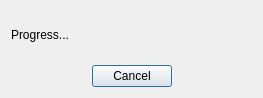
<?xml version="1.0" encoding="UTF-8"?>
<ui version="4.0">
 <class>Dialog</class>
 <widget class="QDialog" name="Dialog">
  <property name="windowModality">
   <enum>Qt::ApplicationModal</enum>
  </property>
  <property name="geometry">
   <rect>
    <x>0</x>
    <y>0</y>
    <width>263</width>
    <height>98</height>
   </rect>
  </property>
  <property name="windowTitle">
   <string>Progress...</string>
  </property>
  <property name="modal">
   <bool>true</bool>
  </property>
  <layout class="QGridLayout" name="gridLayout">
   <item row="0" column="0">
    <layout class="QVBoxLayout" name="verticalLayout">
     <item>
      <widget class="QLabel" name="label">
       <property name="text">
        <string>Progress...</string>
       </property>
      </widget>
     </item>
     <item>
      <layout class="QHBoxLayout" name="horizontalLayout">
       <item>
        <spacer name="horizontalSpacer">
         <property name="orientation">
          <enum>Qt::Horizontal</enum>
         </property>
         <property name="sizeHint" stdset="0">
          <size>
           <width>40</width>
           <height>20</height>
          </size>
         </property>
        </spacer>
       </item>
       <item>
        <widget class="QPushButton" name="pb_cancel">
         <property name="text">
          <string>Cancel</string>
         </property>
        </widget>
       </item>
       <item>
        <spacer name="horizontalSpacer_2">
         <property name="orientation">
          <enum>Qt::Horizontal</enum>
         </property>
         <property name="sizeHint" stdset="0">
          <size>
           <width>40</width>
           <height>20</height>
          </size>
         </property>
        </spacer>
       </item>
      </layout>
     </item>
    </layout>
   </item>
  </layout>
 </widget>
 <resources/>
 <connections>
  <connection>
   <sender>pb_cancel</sender>
   <signal>clicked()</signal>
   <receiver>Dialog</receiver>
   <slot>reject()</slot>
   <hints>
    <hint type="sourcelabel">
     <x>131</x>
     <y>69</y>
    </hint>
    <hint type="destinationlabel">
     <x>131</x>
     <y>48</y>
    </hint>
   </hints>
  </connection>
 </connections>
</ui>
